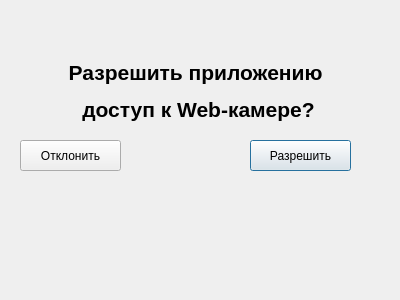
<?xml version="1.0" encoding="UTF-8"?>
<ui version="4.0">
 <class>DialogCam</class>
 <widget class="QDialog" name="DialogCam">
  <property name="geometry">
   <rect>
    <x>0</x>
    <y>0</y>
    <width>400</width>
    <height>300</height>
   </rect>
  </property>
  <property name="windowTitle">
   <string>Dialog</string>
  </property>
  <widget class="QPushButton" name="pushButton_2">
   <property name="geometry">
    <rect>
     <x>250</x>
     <y>140</y>
     <width>101</width>
     <height>31</height>
    </rect>
   </property>
   <property name="text">
    <string>Разрешить</string>
   </property>
  </widget>
  <widget class="QLabel" name="label">
   <property name="geometry">
    <rect>
     <x>60</x>
     <y>60</y>
     <width>277</width>
     <height>62</height>
    </rect>
   </property>
   <property name="text">
    <string>&lt;html&gt;&lt;head/&gt;&lt;body&gt;&lt;p align=&quot;center&quot;&gt;&lt;span style=&quot; font-size:16pt; font-weight:600;&quot;&gt;Разрешить приложению &lt;/span&gt;&lt;/p&gt;&lt;p align=&quot;center&quot;&gt;&lt;span style=&quot; font-size:16pt; font-weight:600;&quot;&gt;доступ к Web-камере?&lt;/span&gt;&lt;/p&gt;&lt;/body&gt;&lt;/html&gt;</string>
   </property>
  </widget>
  <widget class="QPushButton" name="pushButton">
   <property name="geometry">
    <rect>
     <x>20</x>
     <y>140</y>
     <width>101</width>
     <height>31</height>
    </rect>
   </property>
   <property name="text">
    <string>Отклонить</string>
   </property>
  </widget>
 </widget>
 <resources/>
 <connections/>
</ui>
